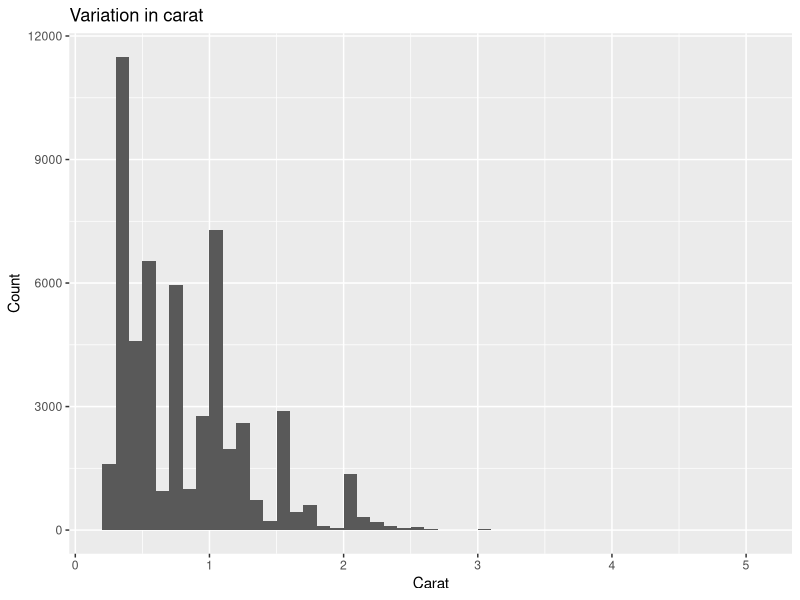
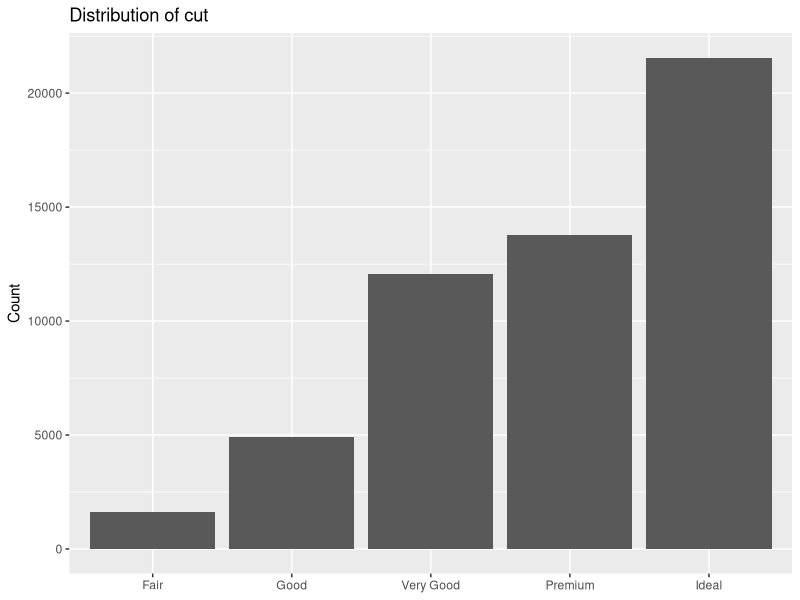
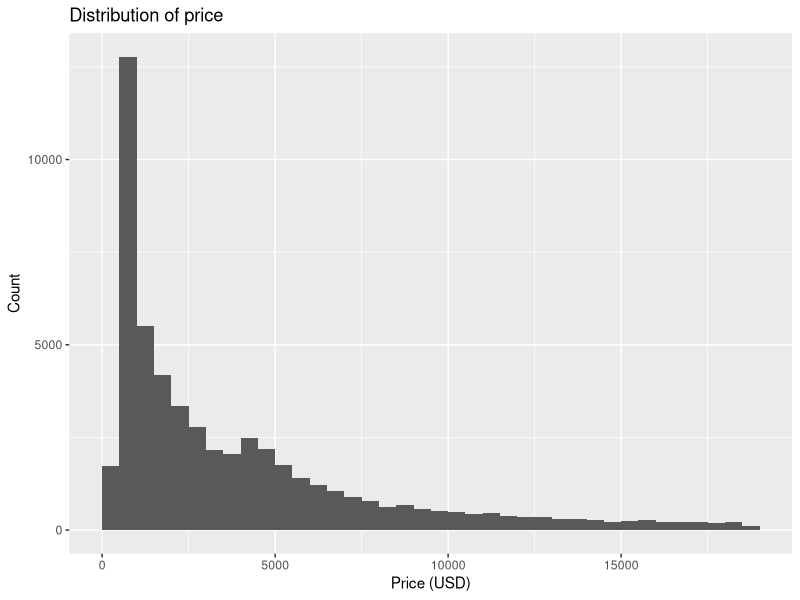
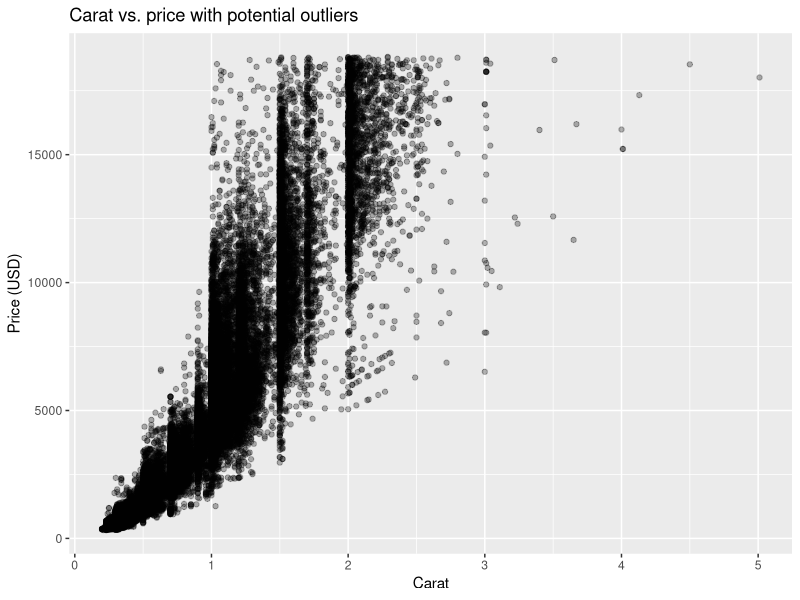
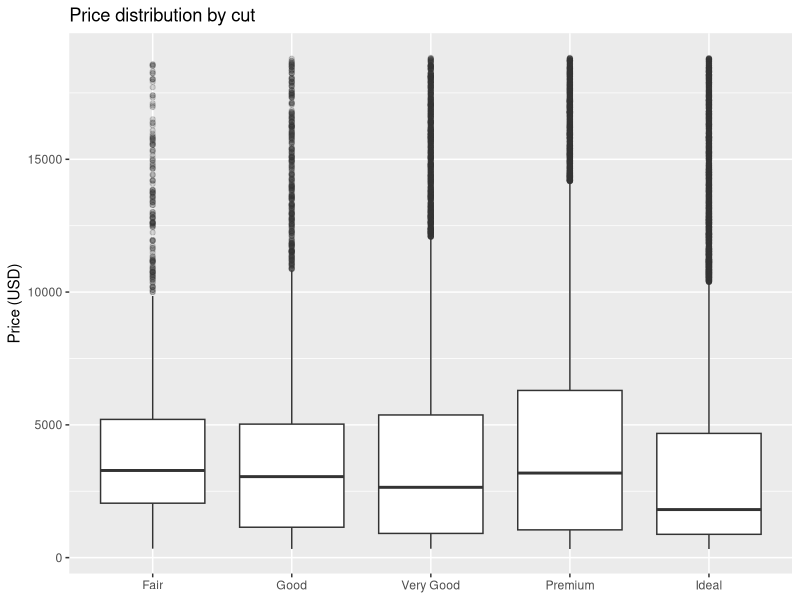
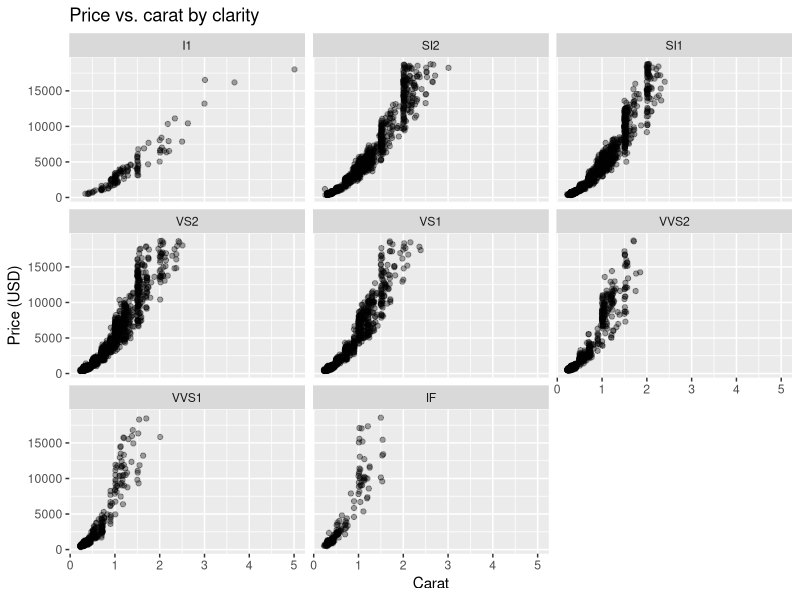

Generate these figures, in order, with R:
## ---- chunk 1
#| label: fig-eda-flow
#| fig-cap: "Data science workflow from design and collection 
#|    to communication, with feedback loops."
#| echo: false
library(DiagrammeR)

grViz("
digraph {
  graph [layout = dot, rankdir = TB]

  node [shape = box, style = filled, fontname = Helvetica]

  A [label = 'Design & collect', fillcolor = '#FFF3E0', color = '#FF9800', fontcolor = '#E65100']
  B [label = 'Import',           fillcolor = '#FFF3E0', color = '#FF9800', fontcolor = '#E65100']
  C [label = 'Tidy',             fillcolor = '#FFF3E0', color = '#FF9800', fontcolor = '#E65100']
  D [label = 'Transform']
  E [label = 'Visualize',        fillcolor = '#FFF3E0', color = '#FF9800', fontcolor = '#E65100']
  F [label = 'Model',            fillcolor = '#E3F2FD', color = '#2196F3', fontcolor = '#0D47A1']
  G [label = 'Publish']
  H [label = 'Communicate',      fillcolor = '#FFF3E0', color = '#FF9800', fontcolor = '#E65100']

  # main downward flow
  A -> B -> C -> D -> E -> F -> G -> H

  # feedback arrows
  H -> A [style=dashed, color=gray50]
  F -> D [style=dashed, color=gray50]
}
")
## ---- chunk 2
library(tidyverse)
glimpse(diamonds)
## ---- chunk 3
# variation in cut (categorical)
diamonds |>
  count(cut) |>
  mutate(prop = n / sum(n))
## ---- chunk 4
# variation in carat (numeric)
library(ggplot2)
ggplot(diamonds, aes(carat)) +
  geom_histogram(binwidth = 0.1, boundary = 0, closed = "left") +
  labs(title = "Variation in carat", x = "Carat", y = "Count")
## ---- chunk 5
ggplot(diamonds, aes(cut)) +
  geom_bar() +
  labs(title = "Distribution of cut", x = NULL, y = "Count")
## ---- chunk 6
ggplot(diamonds, aes(price)) +
  geom_histogram(binwidth = 500, boundary = 0, closed = "left") +
  labs(title = "Distribution of price", x = "Price (USD)", y = "Count")
## ---- chunk 7
# look at top-priced diamonds
library(dplyr)
diamonds |>
  arrange(desc(price)) |>
  select(carat, cut, color, clarity, price) |>
  head(10)

# scatterplot to reveal unusual points
library(ggplot2)
ggplot(diamonds, aes(carat, price)) +
  geom_point(alpha = 0.3) +
  labs(title = "Carat vs. price with potential outliers",
       x = "Carat", y = "Price (USD)")
## ---- chunk 8
# price conditional on cut
ggplot(diamonds, aes(cut, price)) +
  geom_boxplot(outlier.alpha = 0.2) +
  labs(title = "Price distribution by cut", x = NULL, y = "Price (USD)")

# carat vs. price conditional on clarity
set.seed(1)
d_small <- diamonds[sample(nrow(diamonds), 8000), ]
ggplot(d_small, aes(carat, price)) +
  geom_point(alpha = 0.35) +
  facet_wrap(~ clarity) +
  labs(title = "Price vs. carat by clarity",
       x = "Carat", y = "Price (USD)")
